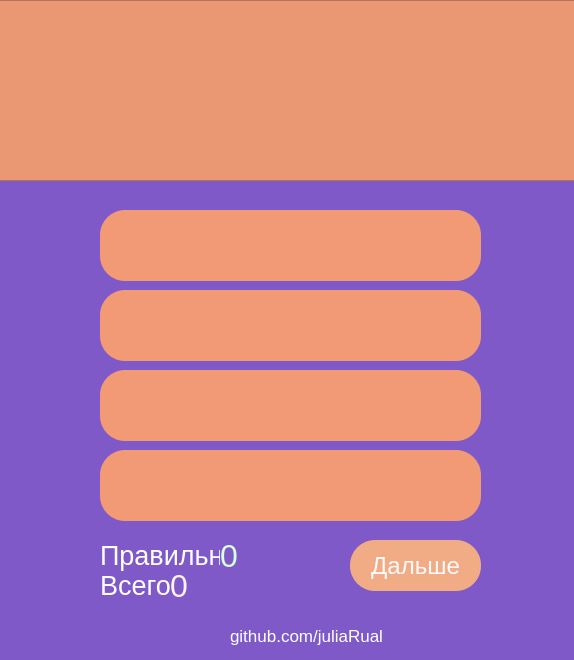
<?xml version="1.0" encoding="UTF-8"?>
<ui version="4.0">
 <class>Form</class>
 <widget class="QWidget" name="Form">
  <property name="geometry">
   <rect>
    <x>0</x>
    <y>0</y>
    <width>574</width>
    <height>660</height>
   </rect>
  </property>
  <property name="windowTitle">
   <string>SPMI bases</string>
  </property>
  <property name="styleSheet">
   <string notr="true">background-color: rgb(126, 89, 199);</string>
  </property>
  <widget class="QPushButton" name="pushButton_a1">
   <property name="geometry">
    <rect>
     <x>100</x>
     <y>210</y>
     <width>381</width>
     <height>71</height>
    </rect>
   </property>
   <property name="font">
    <font>
     <family>Tahoma</family>
     <pointsize>16</pointsize>
    </font>
   </property>
   <property name="styleSheet">
    <string notr="true">color: rgb(255, 255, 255);
background-color: rgb(241, 154, 117);
border-radius: 25;</string>
   </property>
   <property name="text">
    <string/>
   </property>
  </widget>
  <widget class="QPushButton" name="pushButton_a2">
   <property name="geometry">
    <rect>
     <x>100</x>
     <y>290</y>
     <width>381</width>
     <height>71</height>
    </rect>
   </property>
   <property name="font">
    <font>
     <family>Tahoma</family>
     <pointsize>16</pointsize>
    </font>
   </property>
   <property name="styleSheet">
    <string notr="true">color: rgb(255, 255, 255);
background-color: rgb(241, 154, 117);
border-radius: 25;
padding: 0px 15px 0px 15px;</string>
   </property>
   <property name="text">
    <string/>
   </property>
  </widget>
  <widget class="QPushButton" name="pushButton_a3">
   <property name="geometry">
    <rect>
     <x>100</x>
     <y>370</y>
     <width>381</width>
     <height>71</height>
    </rect>
   </property>
   <property name="font">
    <font>
     <family>Tahoma</family>
     <pointsize>16</pointsize>
    </font>
   </property>
   <property name="layoutDirection">
    <enum>Qt::LeftToRight</enum>
   </property>
   <property name="styleSheet">
    <string notr="true">color: rgb(255, 255, 255);
background-color: rgb(241, 154, 117);
border-radius: 25;</string>
   </property>
   <property name="text">
    <string/>
   </property>
   <property name="autoRepeat">
    <bool>false</bool>
   </property>
   <property name="autoExclusive">
    <bool>false</bool>
   </property>
  </widget>
  <widget class="QPushButton" name="pushButton_a4">
   <property name="geometry">
    <rect>
     <x>100</x>
     <y>450</y>
     <width>381</width>
     <height>71</height>
    </rect>
   </property>
   <property name="font">
    <font>
     <family>Tahoma</family>
     <pointsize>16</pointsize>
    </font>
   </property>
   <property name="styleSheet">
    <string notr="true">color: rgb(255, 255, 255);
background-color: rgb(241, 154, 117);
border-radius: 25;</string>
   </property>
   <property name="text">
    <string/>
   </property>
  </widget>
  <widget class="QPushButton" name="pushButton_5">
   <property name="geometry">
    <rect>
     <x>350</x>
     <y>540</y>
     <width>131</width>
     <height>51</height>
    </rect>
   </property>
   <property name="font">
    <font>
     <family>Tahoma</family>
     <pointsize>18</pointsize>
    </font>
   </property>
   <property name="styleSheet">
    <string notr="true">color: rgb(255, 250, 252);
background-color: rgb(241, 172, 134);
border-radius: 25;</string>
   </property>
   <property name="text">
    <string>Дальше</string>
   </property>
  </widget>
  <widget class="QLabel" name="label">
   <property name="geometry">
    <rect>
     <x>100</x>
     <y>570</y>
     <width>141</width>
     <height>31</height>
    </rect>
   </property>
   <property name="font">
    <font>
     <family>Tahoma</family>
     <pointsize>20</pointsize>
    </font>
   </property>
   <property name="styleSheet">
    <string notr="true">color: rgb(255, 255, 255);</string>
   </property>
   <property name="text">
    <string>Всего:</string>
   </property>
  </widget>
  <widget class="QFrame" name="frame">
   <property name="geometry">
    <rect>
     <x>-10</x>
     <y>0</y>
     <width>591</width>
     <height>181</height>
    </rect>
   </property>
   <property name="styleSheet">
    <string notr="true">background-color: rgb(234, 151, 116);</string>
   </property>
   <property name="frameShape">
    <enum>QFrame::StyledPanel</enum>
   </property>
   <property name="frameShadow">
    <enum>QFrame::Raised</enum>
   </property>
   <widget class="QTextEdit" name="textEdit_question">
    <property name="geometry">
     <rect>
      <x>100</x>
      <y>40</y>
      <width>421</width>
      <height>111</height>
     </rect>
    </property>
    <property name="font">
     <font>
      <family>Tahoma</family>
      <pointsize>18</pointsize>
     </font>
    </property>
    <property name="styleSheet">
     <string notr="true">color: rgb(255, 255, 255);
border: null;
text-align: center;</string>
    </property>
    <property name="undoRedoEnabled">
     <bool>false</bool>
    </property>
    <property name="readOnly">
     <bool>true</bool>
    </property>
    <property name="html">
     <string>&lt;!DOCTYPE HTML PUBLIC &quot;-//W3C//DTD HTML 4.0//EN&quot; &quot;http://www.w3.org/TR/REC-html40/strict.dtd&quot;&gt;
&lt;html&gt;&lt;head&gt;&lt;meta name=&quot;qrichtext&quot; content=&quot;1&quot; /&gt;&lt;meta charset=&quot;utf-8&quot; /&gt;&lt;style type=&quot;text/css&quot;&gt;
p, li { white-space: pre-wrap; }
hr { height: 1px; border-width: 0; }
li.unchecked::marker { content: &quot;\2610&quot;; }
li.checked::marker { content: &quot;\2612&quot;; }
&lt;/style&gt;&lt;/head&gt;&lt;body style=&quot; font-family:'Tahoma'; font-size:18pt; font-weight:400; font-style:normal;&quot;&gt;
&lt;p align=&quot;center&quot; style=&quot;-qt-paragraph-type:empty; margin-top:0px; margin-bottom:0px; margin-left:0px; margin-right:0px; -qt-block-indent:0; text-indent:0px; font-family:'.AppleSystemUIFont'; font-size:13pt;&quot;&gt;&lt;br /&gt;&lt;/p&gt;&lt;/body&gt;&lt;/html&gt;</string>
    </property>
    <property name="textInteractionFlags">
     <set>Qt::NoTextInteraction</set>
    </property>
   </widget>
  </widget>
  <widget class="QLabel" name="label_5">
   <property name="geometry">
    <rect>
     <x>100</x>
     <y>540</y>
     <width>141</width>
     <height>31</height>
    </rect>
   </property>
   <property name="font">
    <font>
     <family>Tahoma</family>
     <pointsize>20</pointsize>
    </font>
   </property>
   <property name="styleSheet">
    <string notr="true">color: rgb(255, 255, 255);</string>
   </property>
   <property name="text">
    <string>Правильно:</string>
   </property>
  </widget>
  <widget class="QLabel" name="label_2">
   <property name="geometry">
    <rect>
     <x>220</x>
     <y>530</y>
     <width>51</width>
     <height>51</height>
    </rect>
   </property>
   <property name="font">
    <font>
     <family>Tahoma</family>
     <pointsize>24</pointsize>
    </font>
   </property>
   <property name="styleSheet">
    <string notr="true">color: rgb(218, 255, 222);</string>
   </property>
   <property name="text">
    <string>0</string>
   </property>
  </widget>
  <widget class="QLabel" name="label_4">
   <property name="geometry">
    <rect>
     <x>170</x>
     <y>570</y>
     <width>41</width>
     <height>31</height>
    </rect>
   </property>
   <property name="font">
    <font>
     <family>Tahoma</family>
     <pointsize>24</pointsize>
    </font>
   </property>
   <property name="styleSheet">
    <string notr="true">color:rgb(255, 242, 251);</string>
   </property>
   <property name="text">
    <string>0</string>
   </property>
  </widget>
  <widget class="QLabel" name="label_6">
   <property name="geometry">
    <rect>
     <x>230</x>
     <y>620</y>
     <width>161</width>
     <height>31</height>
    </rect>
   </property>
   <property name="font">
    <font>
     <family>Tahoma</family>
     <pointsize>13</pointsize>
    </font>
   </property>
   <property name="styleSheet">
    <string notr="true">color: rgb(255, 255, 255);</string>
   </property>
   <property name="text">
    <string>github.com/juliaRual</string>
   </property>
  </widget>
 </widget>
 <resources/>
 <connections/>
</ui>
